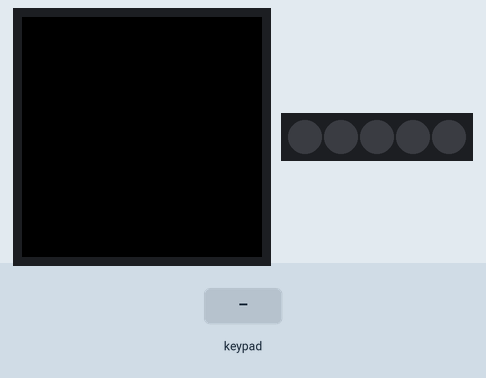
The sketch below on a simulated Arduino MKR. Shown: 240×240 colour display, 5 RGB LEDs in strip order, left to right. The inputs (shaded band) are chosen by the test bench. Dim RGB values are drawn brighter than linear; what the sketch prints to the serial monitor is not drawn.

Above: at 1.4 s.
1.5 s: key '2' pressed
At 1.51 s:
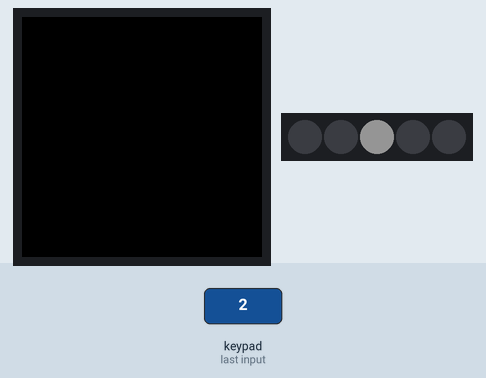
3.2 s: keypad keys 1 2 pressed 0.4 s apart
At 3.37 s:
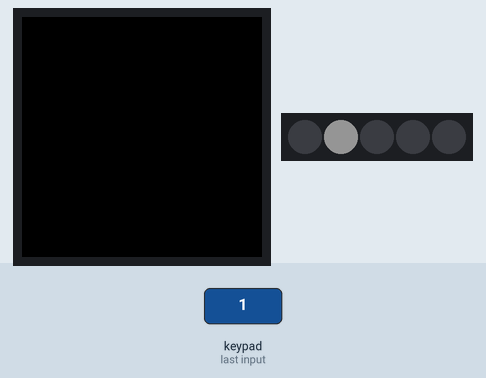
5.5 s: key '0' pressed
At 5.51 s:
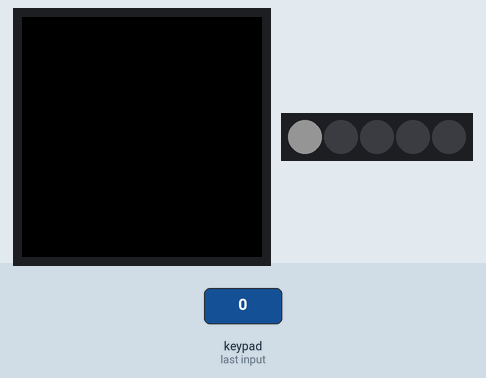
7.0 s: key '3' pressed
At 7.08 s:
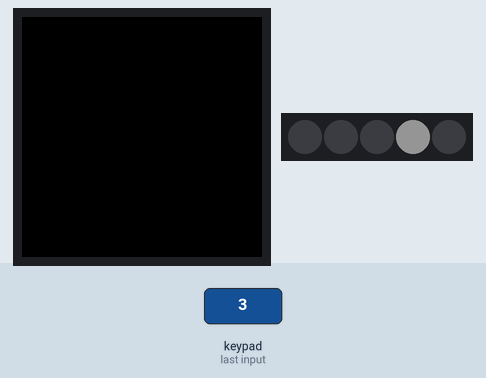
Timing chart, 0 to 9.6 s (numbered marks = the images above; inputs shaded):
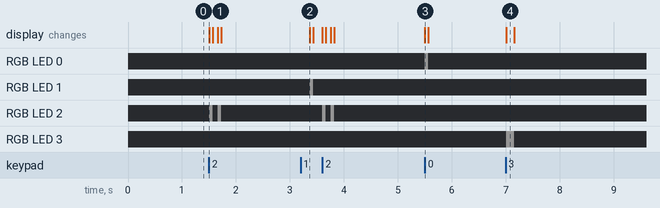

Measured:
- after the input at 1.5 s, RGB LED 2: alternates RGB(20, 20, 20) for 0.06 s and off for 0.10 s, 4 changes in all, then stays off, starting at once
- after the input at 3.2 s, RGB LED 1: off → RGB(20, 20, 20) after 0.17 s, → off 0.06 s later; RGB LED 2: alternates RGB(20, 20, 20) for 0.06 s and off for 0.10 s, 4 changes in all, then stays off, starting after 0.40 s
- after the input at 5.5 s, RGB LED 0: off → RGB(20, 20, 20) at once, → off 0.06 s later
- after the input at 7.0 s, RGB LED 3: off → RGB(20, 20, 20) at once, → off 0.15 s later

The sketch:

Touch_and_LEDs_copy.ino
```cpp
#include <Arduino_MKRIoTCarrier.h>
MKRIoTCarrier carrier; //Constructor of the carrier maybe we can include it on the library itself


void setup() {
  // put your setup code here, to run once:
  Serial.begin(9600);
  while (!Serial);

  //Init all the components from the board
  CARRIER_CASE = true;
  carrier.begin();
}

void loop() {
  // put your main code here, to run repeatedly:

  //Each time you want to update the reads from the pads use this
  //It will update all the pads at the same time
  carrier.Buttons.update();

  //Different types of touches
  //When you first touch it
  if (carrier.Buttons.onTouchDown(TOUCH0)) {
    Serial.println("Touched Down Button 0");
    carrier.leds.setPixelColor(0, 20, 20, 20);   // 'Off' pixel at tail
    carrier.leds.show();                     // Refresh strip
    delay(50);
  } else {
    carrier.leds.setPixelColor(0, 0);
    carrier.leds.show();                     // Refresh strip
  }

  //When you release it
  if (carrier.Buttons.onTouchUp(TOUCH1)) {
    Serial.println("Release Touch Button 1");
    carrier.leds.setPixelColor(1, 20, 20, 20);   // 'Off' pixel at tail
    carrier.leds.show();                     // Refresh strip
    delay(50);
  } else {
    carrier.leds.setPixelColor(1, 0);
    carrier.leds.show();                     // Refresh strip
  }

  //When it detects a change, down or up
  if (carrier.Buttons.onTouchChange(TOUCH2)) {
    Serial.println("Changed Touch Button 2");
    carrier.leds.setPixelColor(2, 20, 20, 20);   // 'Off' pixel at tail
    carrier.leds.show();                     // Refresh strip
    delay(50);
  } else {
    carrier.leds.setPixelColor(2, 0);
    carrier.leds.show();                     // Refresh strip
  }

  //Normal, if it is being pressed
  if (carrier.Buttons.getTouch(TOUCH3)) {
    Serial.println("Touching Button 3");
    carrier.leds.setPixelColor(3, 20, 20, 20);   // 'Off' pixel at tail
    carrier.leds.show();                     // Refresh strip
    delay(5);
  } else {
    carrier.leds.setPixelColor(3, 0);
    carrier.leds.show();                     // Refresh strip
  }

  if (carrier.Buttons.getTouch(TOUCH4)) {
    Serial.println("Touching Button 4");
    carrier.leds.setPixelColor(4, 20, 20, 20);   // 'Off' pixel at tail
    carrier.leds.show();                     // Refresh strip
    delay(5);
  } else {
    carrier.leds.setPixelColor(4, 0);
    carrier.leds.show();                     // Refresh strip
  }


  Serial.println();
  delay(10);
}
```
